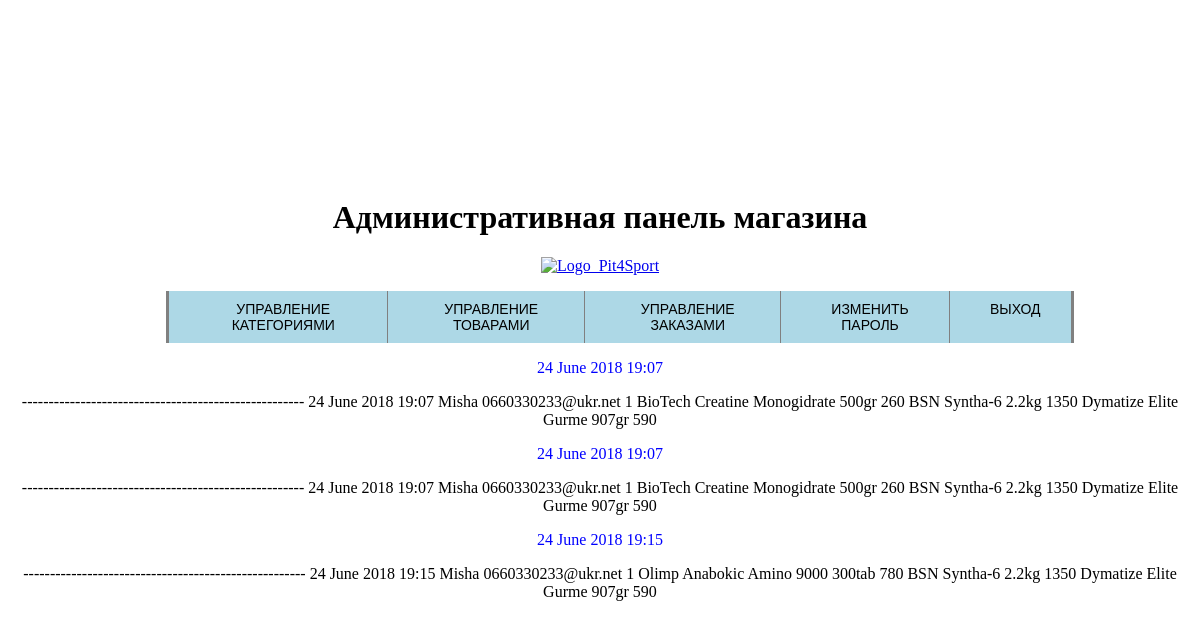
Screenshot of /new_version/all_orders.php with the database file from the repository.
### tables this page shows
CREATE TABLE `orders` (
  `id` int(11) NOT NULL,
  `zakaz` varchar(500) NOT NULL,
  `aktive` int(11) NOT NULL,
  `time_z` varchar(32) NOT NULL
);

### new_version/get_urls.php (called while the page is built, shortened)
<?php
require_once 'db_connect.php';
$sql = "SELECT * FROM images_url";
$result = mysqli_query($db, $sql);
$ar_url = array();
if($result)
{
    $rows = mysqli_num_rows($result);
    for ($i = 0 ; $i < $rows ; ++$i)
    {
        $row = mysqli_fetch_row($result);
        $ar_url[$row[0]] = $row[1];
    }
}
?>

### new_version/all_orders.php (the view, shortened to what this page needs)
<head>
</head>
<?php
  require_once 'admin_main.php';
?>
<div class="left">
<?php
include 'db_connect.php';
$sql = "SELECT * FROM orders;";
$result = mysqli_query($db, $sql);
$rows = mysqli_num_rows($result);
for ($i = 0 ; $i < $rows ; ++$i)
{
  $row = mysqli_fetch_assoc($result);
  echo '<div class="data">'.$row['time_z'].'
        </div><p>'.unserialize($row['zakaz']).'
        </p>';
}
?>
</div>

### new_version/admin_main.php (shortened to what this page needs)
<!DOCTYPE html>
<html>
  <head>
  </head>
  <body>
    <div class="cont1">
      <h1>Административная панель магазина</h1>
      <?php
      require_once 'get_urls.php';
      echo  '<a href="index.php"><img id="log" src="'.$ar_url[pit4sport_logo]
      .'" alt="Logo_Pit4Sport"></a>';
      ?>
      </div>
      <header>
        <nav class="nav_menu">
          <ul>
              <li><a href="#">Управление категориями</a>
              </li>
              <li><a href="#">Управление товарами</a>
              </li>
              <li><a href="#">Управление заказами</a>
              </li>
              <li><a href="modif.html">Изменить пароль</a></li>
              <li><a href="logout.php">Выход</a></li>
          </ul>
        </nav>
      </header>
  </body>
</html>

### new_version/all_orders.php (style rules this page uses)
.data { color: blue; }

### new_version/admin_main.php (style rules this page uses)
body { text-align: center; align-content: center; }
ul li { list-style: none; background-color: lightblue; }
.nav_menu { margin: 0px; padding: 0px; }
header { margin-top: 100px; width: 80%; font-family: sans-serif; margin: auto; }
.nav_menu ul { display: flex; justify-content: center; }
.nav_menu ul li a { display: block; background: white; padding: 10px 30px 10px 40px; font-size: 14px; color: black; text-decoration: none; text-transform: uppercase; transition: all 0.3s ease; background-color: lightblue; vertical-align: center; }
.nav_menu ul li:first-child { border-left: 3px solid grey; }
.nav_menu ul li:last-child { border-right: 3px solid grey; }
.nav_menu >ul li { position: relative; border-right: 1px solid grey; }

### rows the page displays
orders: time_z "24 June 2018 19:07", zakaz "----------------------------------------------------- 24 June 2018 19:07 Misha 0660330233@ukr.net 1 BioTech Creatine Monogidrate 500gr 260 BSN Syntha-6 2.2kg 1350 Dymatize Elite Gurme 907gr 590"
orders: time_z "24 June 2018 19:07", zakaz "----------------------------------------------------- 24 June 2018 19:07 Misha 0660330233@ukr.net 1 BioTech Creatine Monogidrate 500gr 260 BSN Syntha-6 2.2kg 1350 Dymatize Elite Gurme 907gr 590"
orders: time_z "24 June 2018 19:15", zakaz "----------------------------------------------------- 24 June 2018 19:15 Misha 0660330233@ukr.net 1 Olimp Anabokic Amino 9000 300tab 780 BSN Syntha-6 2.2kg 1350 Dymatize Elite Gurme 907gr 590"
